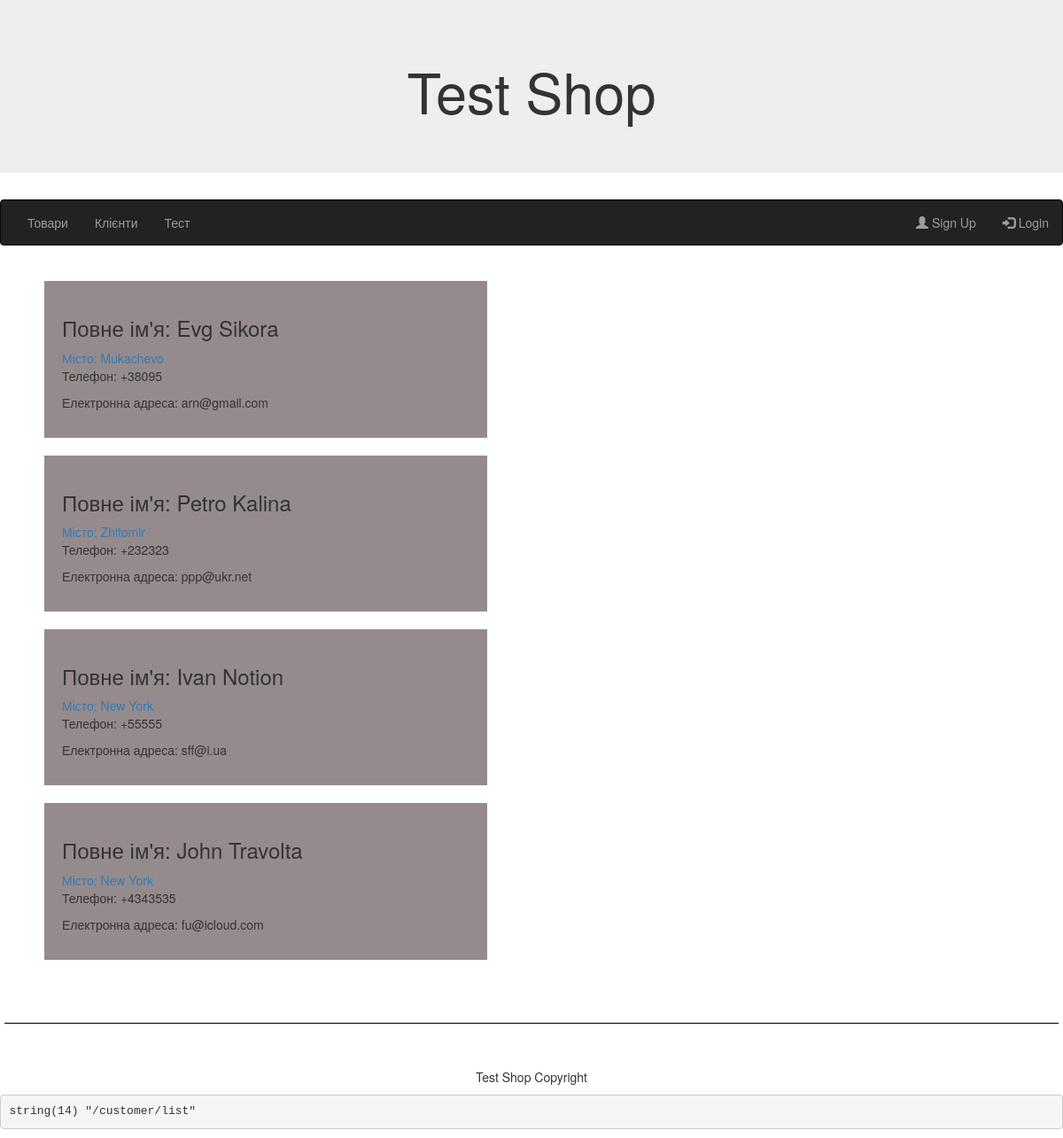
Page /customer/list on the committed database.
### tables this page shows
CREATE TABLE `menu` (
  `id` int UNSIGNED NOT NULL,
  `name` varchar(100) NOT NULL,
  `path` varchar(255) NOT NULL,
  `active` tinyint(1) NOT NULL DEFAULT '1',
  `sort_order` smallint DEFAULT NULL
);

CREATE TABLE `customer` (
  `customer_id` int NOT NULL,
  `last_name` varchar(255) NOT NULL DEFAULT '',
  `first_name` varchar(255) NOT NULL,
  `telephone` varchar(13) NOT NULL,
  `email` varchar(255) NOT NULL,
  `city` varchar(50) NOT NULL
);

### app/Core/View.php (called while the page is built, shortened)
<?php
class View
{
    private $data;
    private $viewPath;
    public function __construct(array $data = [], string $viewPath = null)
    {
        $this->data = $data;
        $this->viewPath = $viewPath;
    }
    public static function getViewDir(): string
    {
        return App::getAppDir() . DS . 'views';
    }
    protected function get($key)
    {
        return $this->data[$key];
    }
    public function render(): string
    {
        $path = $this->viewPath;
        if ($path === null) {
            $path = $this->getDefaultPath();
        }
        array_walk($this->data, static function(&$item, $key) {
            if ($item instanceof View) {
                $item = $item->render();
            }
        });
        extract($this->data, EXTR_SKIP);
        include $path;
        return ob_get_clean();
    }
    private function getDefaultPath(): string
    {
        $controllerName = Route::getController();
        $actionName = Route::getAction();
        $path = self::getViewDir() . DS . $controllerName . DS . $actionName . '.php';
        $path404 = self::getViewDir() . DS . 'error' . DS . 'error404.php';
        return file_exists($path) ? $path : $path404;
    }
     private function getBP(): string
     {
         return Route::getBP();
     }
}

### app/Controllers/CustomerController.php (called while the page is built, shortened)
<?php
class CustomerController extends Controller
{
    public function listAction(): void
    {
        $costumers = $this->getModel('Customer')
                ->initCollection()
                ->getCollection()
                ->select();
        $this->renderLayout();
    }
	}

### app/Core/App.php (called while the page is built, shortened)
<?php
class App
{
    public static function run(string $path = null): void
    {
        $action = Route::getAction() . 'Action';
        $controller = new $controllerClass();
        $controller->$action();
    }
}

### app/bootstrap.php (called while the page is built, shortened)
<?php
require ROOT . '/app/Autoloader.php';
App::run();

### app/Autoloader.php (called while the page is built, shortened)
<?php
class Autoloader
{
    public static function register(): void
    {
        spl_autoload_register(static function ($class) {
            $file = ROOT . DS . 'app' . DS . str_replace('\\', DS, $class) . '.php';
            if (file_exists($file)) {
                return true;
            }
            return false;
        });
    }
}

### app/Core/DB.php (called while the page is built, shortened)
<?php
class DB
{
    private  static $pdo;
    public function getConnection(): PDO
    {
        if (self::$pdo === null) {
            $dsn = 'mysql:host=' . MYSQL_HOST . ';port=' . MYSQL_PORT . ';dbname=' . DB_NAME . ';charset=utf8';
            $options = [
                PDO::MYSQL_ATTR_INIT_COMMAND => "SET NAMES 'utf8'",
                PDO::ATTR_ERRMODE => PDO::ERRMODE_EXCEPTION,
                PDO::ATTR_EMULATE_PREPARES => false
            ];
            try {
                self::$pdo = new PDO($dsn, DB_USERNAME, DB_PASSWORD, $options);
            } catch (PDOException $e) {
                echo "Connection failed: " . $e->getMessage();
                exit();
            }
        }
        return self::$pdo;
    }
    public function query(string $sql, array $parameters = [])
    {
        $dbh = $this->getConnection();
        $stmt = $dbh->prepare($sql);
        $result = $stmt->execute($parameters);
        if ($result !== false) {
            return $stmt->fetchAll(PDO::FETCH_ASSOC);
        } else {
            return false;
        }
    }
}

### app/Core/Model.php (called while the page is built, shortened)
<?php
abstract class Model implements DbModelInterface
{
    protected string $tableName;
    protected array $columns = [];
    protected string $sql;
    protected array $params = [];
	public function getTableName(): string
	{
		return $this->tableName;
	}
	public function getColumns(): array
	{
		$db = new DB();
		$sql = "show columns from {$this->getTableName()};";
		$results = $db->query($sql);
		foreach ($results as $result) {
			$this->columns[] = $result['Field'];
		}
		return $this->columns;
	}
    public function initCollection()
    {
        $columns = implode(',', $this->getColumns());
        $this->sql = "select $columns from " . $this->getTableName();
        return $this;
    }
    public function sort ($params)
    {
		$this->sql = "SELECT * FROM $this->tableName ORDER BY ";
	     foreach ($params as $column => $sortType) {
			$this->sql .= "$column $sortType, ";
    }
	    $this->sql = rtrim(($this->sql), ', ');
	    return $this;
    }
    public function getCollection()
    {
        $db = new DB();
        $this->sql .= ";";
        $this->collection = $db->query($this->sql, $this->params);
        return $this;
    }
}

### app/Core/Route.php (called while the page is built, shortened)
<?php
class Route
{
    public static function getBP()
    {
        return self::getBasePath();
    }
    public static function getBasePath()
    {
        $basePath = substr(ROOT, strlen($_SERVER['DOCUMENT_ROOT']));
        return $basePath;
    }
}

### app/views/customer/list.php (the view)
<?php
$customers = $this->get('customer');
foreach($customers as $customer)  :
?>
    <div class="customer">
        <h3> Повне ім'я: <?php echo $customer['first_name'].' '.$customer['last_name']?></h3>
        <a> Місто: <?php echo $customer['city']?></a>
        <p> Телефон: <?php echo $customer['telephone']?></p>
        <p> Електронна адреса: <?php echo $customer['email']?></p>
    </div>
<?php endforeach; ?>

### app/views/menu.php
<nav class="navbar navbar-inverse">
  <div class="container-fluid">
    <ul class="nav navbar-nav">
    <?php
        foreach($this->get('menuCollection') as $item)  :
    ?>
        <li>
            <?= \Core\Url::getLink($item['path'], $item['name']); ?>
        </li>
    <?php endforeach; ?>
    </ul>
    <ul class="nav navbar-nav navbar-right">
        <li><a href="<?php echo $this->getBP();?>/customer/register/"><span class="glyphicon glyphicon-user"></span> Sign Up</a></li>
        <li><a href="<?php echo $this->getBP();?>/customer/login/"><span class="glyphicon glyphicon-log-in"></span> Login</a></li>
    </ul>
  </div>
</nav>

### app/Core/Url.php (shortened to what this page needs)
<?php
class Url
{
    public static function getLink(string $path, string $name, array $params = []): string
    {
        return '<a href="' . Route::getBP() . $path . '">' . $name . '</a>';
    }
}

### css/style.css (style rules this page uses)
.customer { border: 4px black; margin: 20px; padding: 20px; background: #968b8c; width: 500px; }

### rows in the picture
menu: name "Товари"
menu: name "Клієнти"
menu: name "Тест"
customer: first_name "Evg", last_name "Sikora", city "Mukachevo", telephone "+38095", email "arn@gmail.com"
customer: first_name "Petro", last_name "Kalina", city "Zhitomir", telephone "+232323", email "ppp@ukr.net"
customer: first_name "Ivan", last_name "Notion", city "New York", telephone "+55555", email "sff@i.ua"
customer: first_name "John", last_name "Travolta", city "New York", telephone "+4343535", email "fu@icloud.com"
